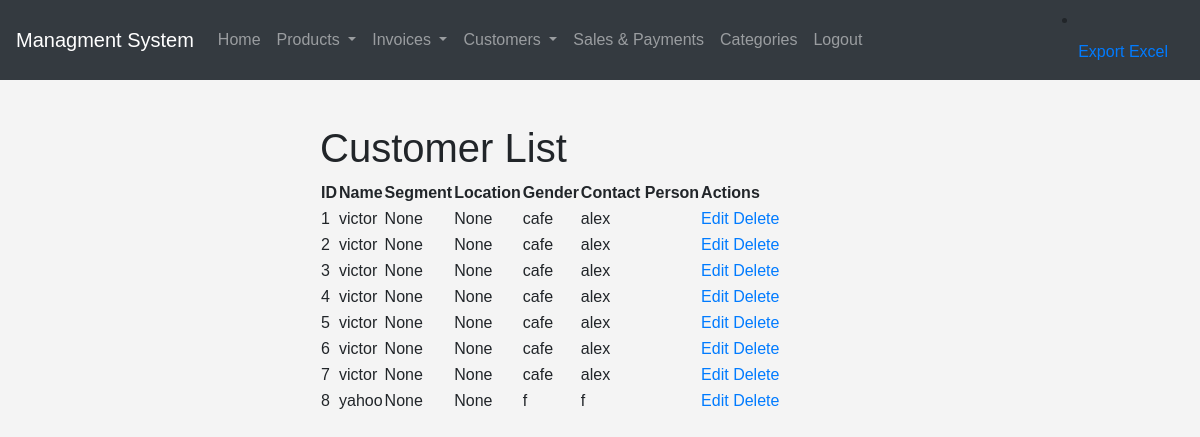
The page /customers (signed in) on the database its author committed.
### tables this page shows
CREATE TABLE customers (
    id INTEGER PRIMARY KEY,
    name TEXT NOT NULL,
    email TEXT,
    phone TEXT,
    segment TEXT,
    location TEXT,
    gender TEXT,
    contact_person TEXT
);

### app.py (the view)
@app.route('/customers')
def customers():
    if is_logged_in():
        conn = sqlite3.connect('database.db')
        c = conn.cursor()
        c.execute("SELECT * FROM customers")
        customers = c.fetchall()
        conn.close()
        return render_template('customers.html', customers=customers, is_logged_in=is_logged_in())
    else:
        return redirect(url_for('login'))

### app.py (called while the page is built)
def is_logged_in():
    return 'username' in session

### templates/customers.html
{% extends "base.html" %}
{% block content %}
    <h1>Customer List</h1>
    <table>
        <thead>
            <tr>
                <th>ID</th>
                <th>Name</th>
                <th>Segment</th>
                <th>Location</th>
                <th>Gender</th>
                <th>Contact Person</th>
                <th>Actions</th>
            </tr>
        </thead>
        <tbody>
            {% for customer in customers %}
            <tr>
                <td>{{ customer[0] }}</td>
                <td>{{ customer[1] }}</td>
                <td>{{ customer[2] }}</td>
                <td>{{ customer[3] }}</td>
                <td>{{ customer[4] }}</td>
                <td>{{ customer[5] }}</td>
                <td>
                    <a href="{{ url_for('edit_customer', id=customer[0]) }}">Edit</a>
                    <a href="{{ url_for('delete_customer', customer_id=customer[0]) }}">Delete</a>
                </td>
            </tr>
            {% endfor %}
        </tbody>
    </table>
{% endblock %}

### static/styles.css (style rules this page uses)
body { font-family: Arial, sans-serif; background-color: #f4f4f4; margin: 0; padding: 0; }

### rows shown on the page
customers: id "1", name "victor", customer "None", segment "cafe", location "alex"
customers: id "2", name "victor", customer "None", segment "cafe", location "alex"
customers: id "3", name "victor", customer "None", segment "cafe", location "alex"
customers: id "4", name "victor", customer "None", segment "cafe", location "alex"
customers: id "5", name "victor", customer "None", segment "cafe", location "alex"
customers: id "6", name "victor", customer "None", segment "cafe", location "alex"
customers: id "7", name "victor", customer "None", segment "cafe", location "alex"
customers: id "8", name "yahoo", customer "None", segment "f", location "f"
